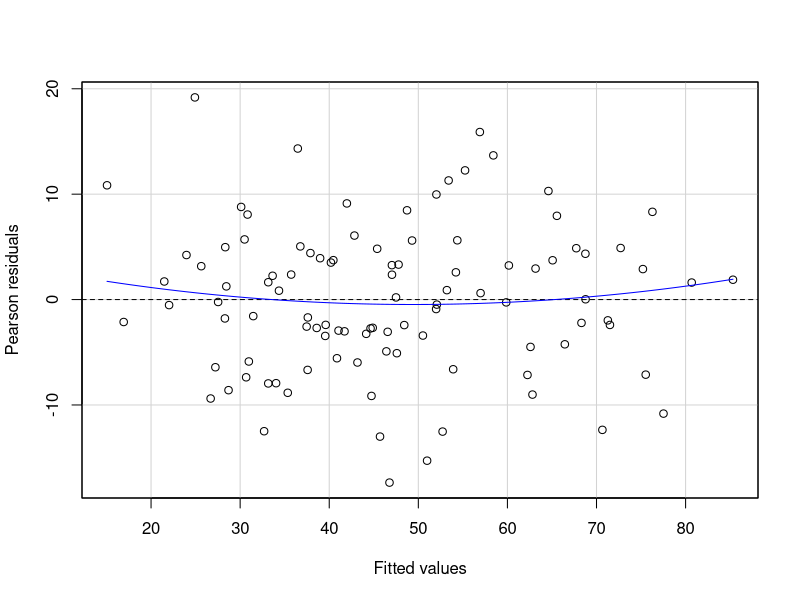
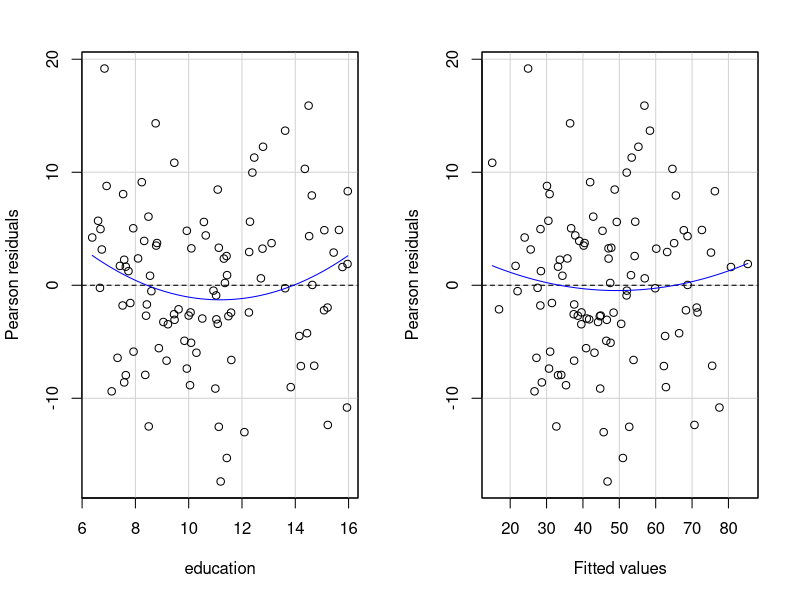
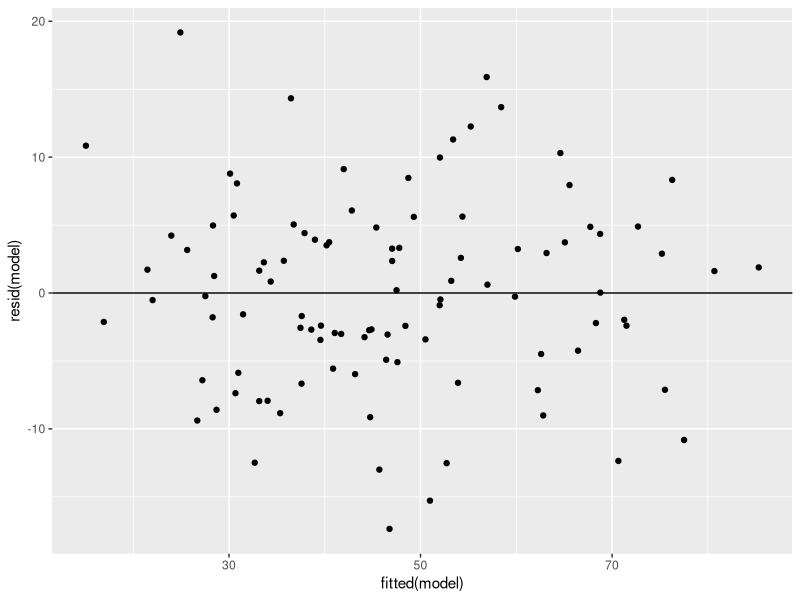
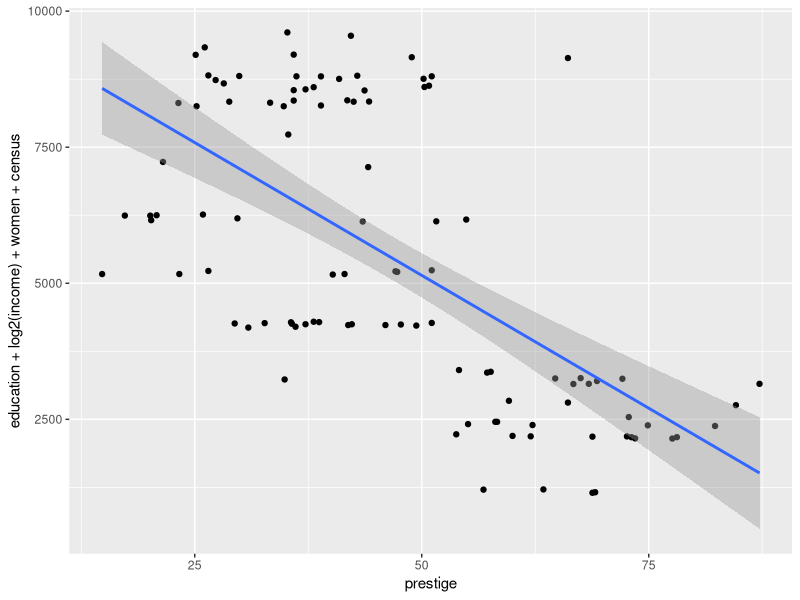
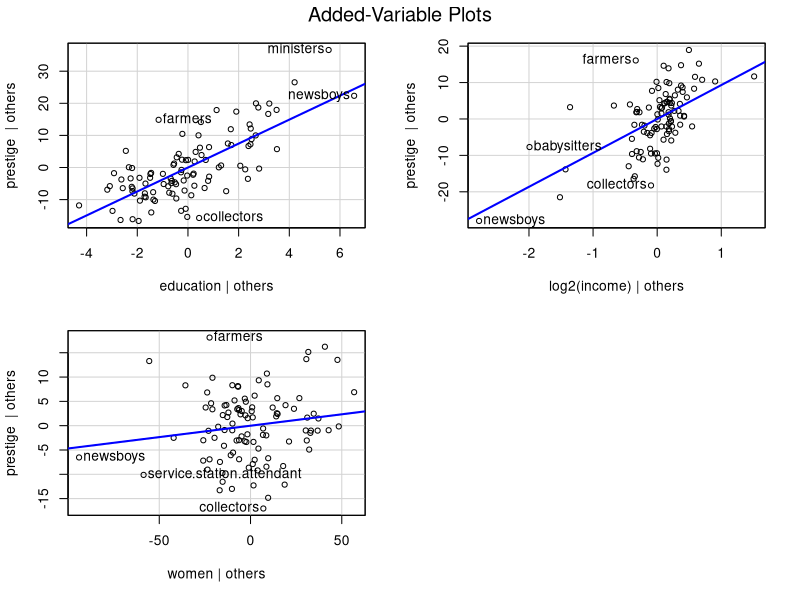
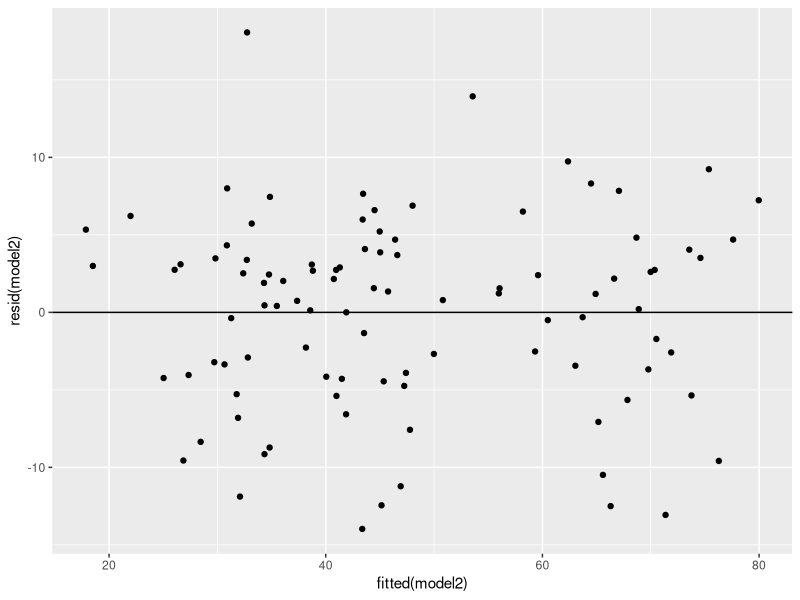

Recreate these plots in R, in order. (Note: this script raises an error after producing the figures.)
#http://www.princeton.edu/~otorres/Regression101R.pdf
library(car)
library(ggplot2)
data(Prestige)
View(Prestige)

#Data analysis of 1 set of algorithm
model <- lm(prestige ~ education + log2(income)+women	,data=Prestige)
residualPlots(model, ~ 1, fitted=TRUE) #Residuals vs fitted
residualPlots(model, ~ education, fitted=TRUE) #Residuals vs education
res <- qplot(fitted(model), resid(model))
res+geom_hline(yintercept=0)
qplot(prestige ,education + log2(income)  +women + census, data = Prestige, geom = c("point", "smooth"),
      method = "lm")
#https://www.youtube.com/watch?v=unpTjhlLfzQ
avPlots(model, id.n=2, id.cex=0.7)


model2 <- lm(prestige ~ education*type +log2(income)*type, data = Prestige)
res <- qplot(fitted(model2), resid(model2))
res+geom_hline(yintercept=0)
qplot(prestige ,education*type +log2(income)*type, data = model2, geom = c("point", "smooth"),
      method = "lm")
residualPlots(model2, ~ 1, fitted=TRUE) #Residuals vs fitted
residualPlots(model2, ~ education , fitted=TRUE) #Residuals vs education
avPlots(model2, id.n=2, id.cex=0.7)
#read details about plot
#http://connectmv.com/tutorials/r-tutorial/investigating-outliers-discrepancies-and-other-influential-points/
qqPlot(model2,id.n=3)
influenceIndexPlot(model2,id.n=3)
influencePlot(model2,id.n=3)